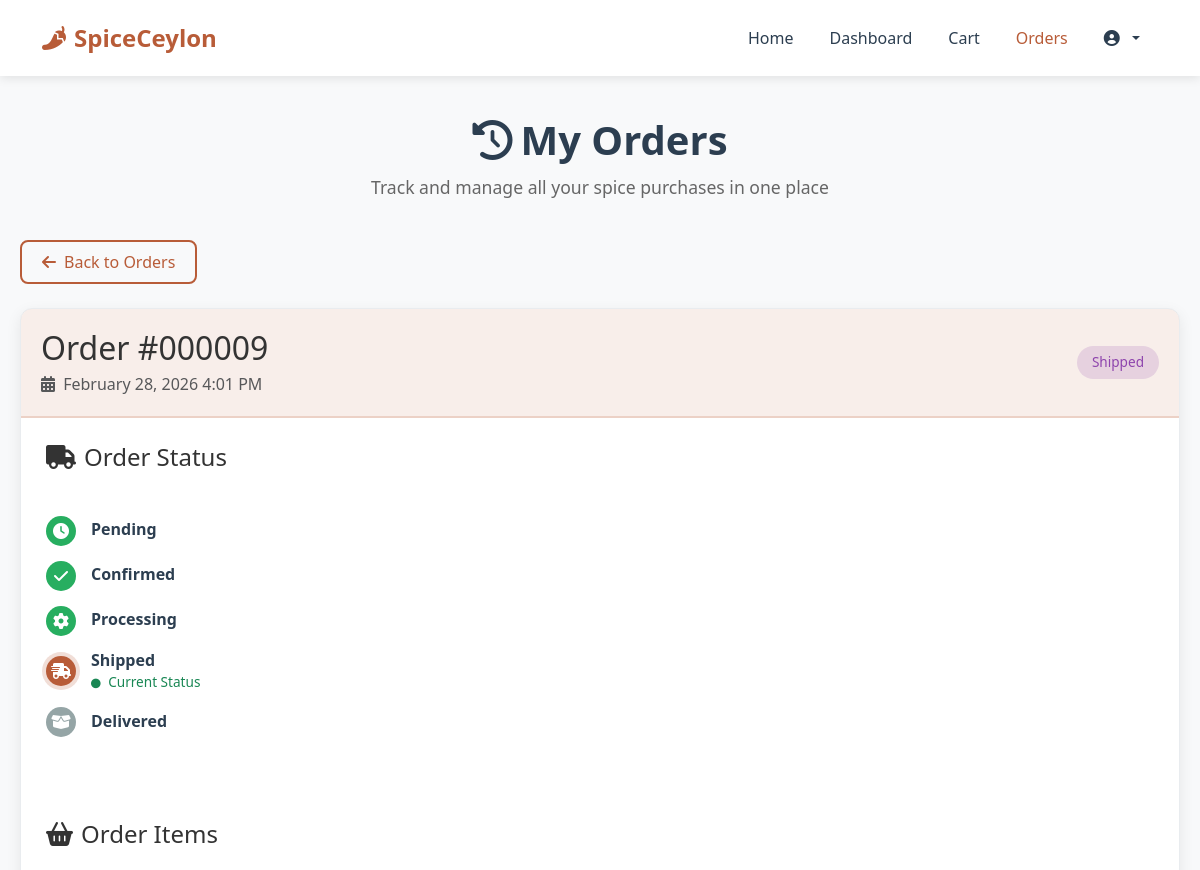
The app's page /customer/orders.php?order_id=9 (signed in, upper part), older data.
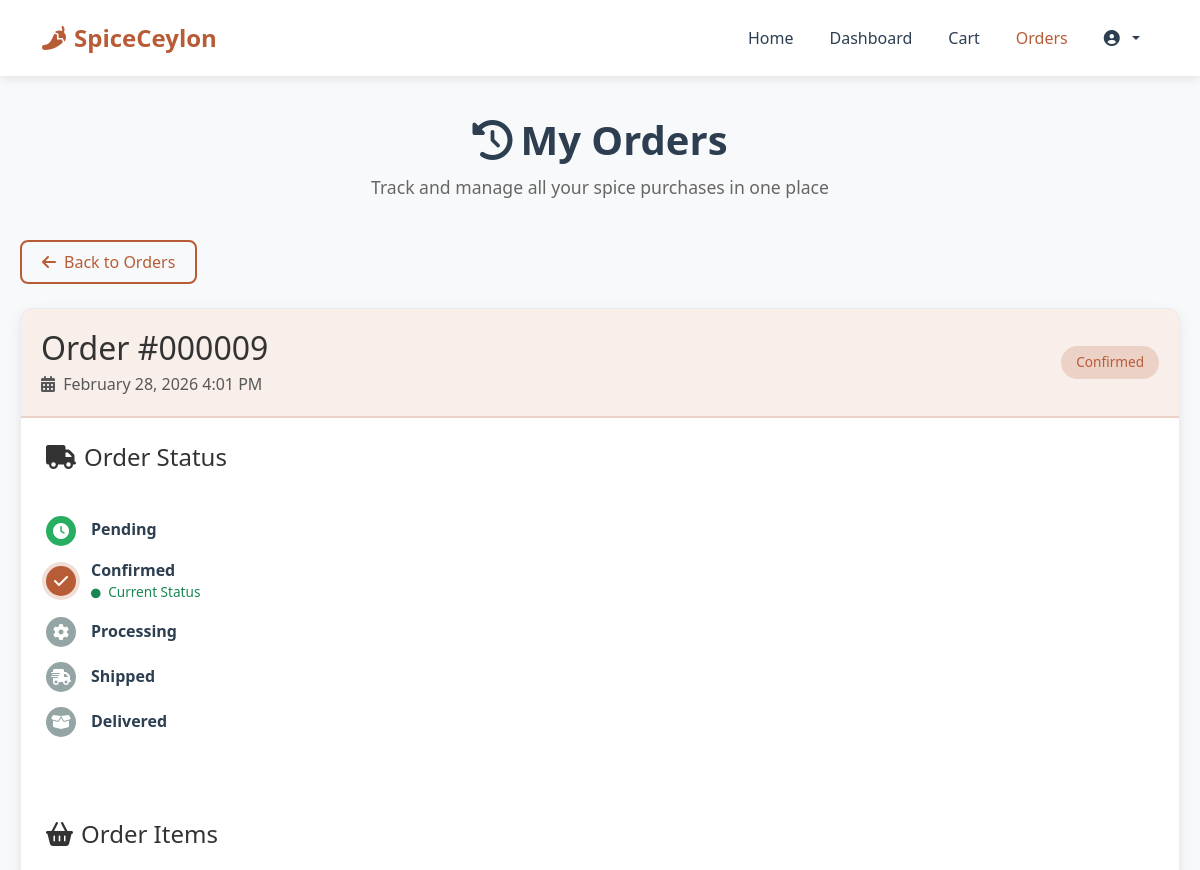
The same page, newer data.
### tables this page shows
CREATE TABLE `orders` (
  `order_id` int(11) NOT NULL,
  `customer_id` int(11) DEFAULT NULL,
  `total` decimal(10,2) DEFAULT NULL,
  `total_amount` decimal(10,2) DEFAULT NULL,
  `shipping_fee` decimal(10,2) DEFAULT 0.00,
  `final_total` decimal(10,2) DEFAULT NULL,
  `shipping_name` varchar(255) DEFAULT NULL,
  `shipping_phone` varchar(20) DEFAULT NULL,
  `shipping_address` varchar(255) DEFAULT NULL,
  `shipping_city` varchar(100) DEFAULT NULL,
  `shipping_postal` varchar(20) DEFAULT NULL,
  `payment_method` enum('cash_on_delivery','credit_card','paypal') DEFAULT 'cash_on_delivery',
  `payment_status` enum('pending','paid','failed') DEFAULT 'pending',
  `notes` text DEFAULT NULL,
  `admin_notes` text DEFAULT NULL,
  `status` enum('Pending','Processing','Completed','Cancelled','Shipped','Delivered','Confirmed') DEFAULT 'Pending',
  `is_deleted` tinyint(1) DEFAULT 0,
  `order_date` timestamp NOT NULL DEFAULT current_timestamp(),
  `created_at` timestamp NOT NULL DEFAULT current_timestamp(),
  `updated_at` timestamp NOT NULL DEFAULT current_timestamp() ON UPDATE current_timestamp()
);

### customer/orders.php (the view, shortened to what the changed rows need)
<?php
include '../config/db.php';
$user_id = $_SESSION['user_id'];
$order_id = $_GET['order_id'] ?? 0;
$order_details = null;
if ($order_id) {
    $order_details_query = "
        SELECT o.*, COUNT(oi.order_item_id) as item_count
        FROM orders o
        LEFT JOIN order_items oi ON o.order_id = oi.order_id
        WHERE o.order_id = '$order_id' AND o.customer_id = '$user_id'
        GROUP BY o.order_id
    ";
    $order_details_result = $conn->query($order_details_query);
    $order_details = $order_details_result->fetch_assoc();
}
?>
<!DOCTYPE html>
<html lang="en">
<head>
    <link href="https://cdn.jsdelivr.net/npm/bootstrap@5.3.0/dist/css/bootstrap.min.css" rel="stylesheet">
    <link rel="stylesheet" href="https://cdnjs.cloudflare.com/ajax/libs/font-awesome/6.0.0/css/all.min.css">
</head>
<body>
    <div class="orders-container">
        <div class="orders-header">
            <h1><i class="fas fa-history me-2"></i>My Orders</h1>
        </div>
        <?php if ($order_id && $order_details): ?>
            <div class="order-card <?php echo $order_details['status'] === 'Cancelled' ? 'cancelled' : ''; ?>">
                <div class="order-card-header">
                    <div class="d-flex justify-content-between align-items-center">
                        <div>
                            <h2 class="mb-1">Order #<?php echo str_pad($order_details['order_id'], 6, '0', STR_PAD_LEFT); ?></h2>
                            <p class="text-muted mb-0">
                                <i class="fas fa-calendar-alt me-1"></i>
                                <?php echo date('F j, Y g:i A', strtotime($order_details['created_at'])); ?>
                            </p>
                        </div>
                        <div class="d-flex gap-2">
                            <span class="status-badge status-<?php echo strtolower($order_details['status']); ?>">
                                <?php echo $order_details['status']; ?>
                            </span>
                        </div>
                    </div>
                </div>
                <div class="order-card-body">
                    <div class="mb-5">
                        <h4 class="mb-4"><i class="fas fa-truck me-2"></i>Order Status</h4>
                        <div class="timeline">
                            <?php
                            $statuses = [
                                'Pending' => ['icon' => 'fa-clock', 'class' => 'pending'],
                                'Confirmed' => ['icon' => 'fa-check', 'class' => 'pending'],
                                'Processing' => ['icon' => 'fa-cog', 'class' => 'pending'],
                                'Shipped' => ['icon' => 'fa-shipping-fast', 'class' => 'pending'],
                                'Delivered' => ['icon' => 'fa-box-open', 'class' => 'pending'],
                                'Cancelled' => ['icon' => 'fa-times-circle', 'class' => 'cancelled']
                            ];
                            $currentStatus = $order_details['status'];
                            if ($currentStatus === 'Cancelled') {
                                ?>
                                <div class="timeline-step">
                                    <div class="timeline-dot cancelled">
                                        <i class="fas fa-times-circle"></i>
                                    </div>
                                    <div class="timeline-content">
                                        <h6>Cancelled</h6>
                                        <p class="text-danger"><i class="fas fa-circle me-1" style="font-size: 0.6rem;"></i> Order Cancelled</p>
                                    </div>
                                </div>
                                <?php
                            } else {
                                foreach ($statuses as $status => $info):
                                    if ($status === 'Cancelled') continue;
                                    $isActive = $currentStatus == $status;
                                    $isCompleted = array_search($currentStatus, array_keys($statuses)) > array_search($status, array_keys($statuses));
                                    $dotClass = 'pending';
                                    if ($isActive) $dotClass = 'active';
                                    elseif ($isCompleted) $dotClass = 'completed';
                            ?>
                            <div class="timeline-step">
                                <div class="timeline-dot <?php echo $dotClass; ?>">
                                    <i class="fas <?php echo $info['icon']; ?>"></i>
                                </div>
                                <div class="timeline-content">
                                    <h6><?php echo $status; ?></h6>
                                    <?php if ($isActive): ?>
                                        <p class="text-success"><i class="fas fa-circle me-1" style="font-size: 0.6rem;"></i> Current Status</p>
                                    <?php endif; ?>
                                </div>
                            </div>
                            <?php
                                endforeach;
                            }
                            ?>
                        </div>
                    </div>
                    <div class="mb-5">
                        <h4 class="mb-4"><i class="fas fa-shopping-basket me-2"></i>Order Items</h4>
                    </div>
                </div>
            </div>
        <?php endif; ?>
    </div>
</body>
</html>

Row changes from the older to the newer data that the page shows:
changed orders "000009": status "Shipped" → "Confirmed"
Text that changed along with them:
new list line: "Current Status"
list line gone: "Current Status"
